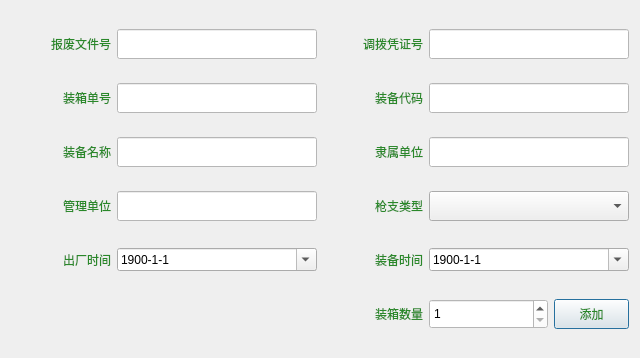
<?xml version="1.0" encoding="UTF-8"?>
<ui version="4.0">
 <class>BoxPackedDialog</class>
 <widget class="QDialog" name="BoxPackedDialog">
  <property name="geometry">
   <rect>
    <x>0</x>
    <y>0</y>
    <width>636</width>
    <height>358</height>
   </rect>
  </property>
  <property name="windowTitle">
   <string>箱装信息</string>
  </property>
  <property name="styleSheet">
   <string notr="true">font: 14pt &quot;微软雅黑&quot;;</string>
  </property>
  <layout class="QGridLayout" name="gridLayout">
   <item row="0" column="0">
    <widget class="QLabel" name="label_29">
     <property name="minimumSize">
      <size>
       <width>100</width>
       <height>30</height>
      </size>
     </property>
     <property name="maximumSize">
      <size>
       <width>100</width>
       <height>30</height>
      </size>
     </property>
     <property name="styleSheet">
      <string notr="true">font: 75 14pt &quot;微软雅黑&quot;;
color: rgb(41, 136, 41);</string>
     </property>
     <property name="text">
      <string>报废文件号</string>
     </property>
     <property name="alignment">
      <set>Qt::AlignRight|Qt::AlignTrailing|Qt::AlignVCenter</set>
     </property>
    </widget>
   </item>
   <item row="0" column="1">
    <widget class="QLineEdit" name="lineEdit_WenJianHao">
     <property name="minimumSize">
      <size>
       <width>200</width>
       <height>30</height>
      </size>
     </property>
     <property name="maximumSize">
      <size>
       <width>250</width>
       <height>30</height>
      </size>
     </property>
     <property name="styleSheet">
      <string notr="true">background-color: rgb(255, 255, 255);
font: 14pt &quot;微软雅黑&quot;;</string>
     </property>
     <property name="echoMode">
      <enum>QLineEdit::Normal</enum>
     </property>
     <property name="readOnly">
      <bool>false</bool>
     </property>
     <property name="placeholderText">
      <string/>
     </property>
    </widget>
   </item>
   <item row="0" column="2">
    <widget class="QLabel" name="label_30">
     <property name="minimumSize">
      <size>
       <width>100</width>
       <height>30</height>
      </size>
     </property>
     <property name="maximumSize">
      <size>
       <width>100</width>
       <height>30</height>
      </size>
     </property>
     <property name="styleSheet">
      <string notr="true">font: 75 14pt &quot;微软雅黑&quot;;
color: rgb(41, 136, 41);</string>
     </property>
     <property name="text">
      <string>调拨凭证号</string>
     </property>
     <property name="alignment">
      <set>Qt::AlignRight|Qt::AlignTrailing|Qt::AlignVCenter</set>
     </property>
    </widget>
   </item>
   <item row="0" column="3" colspan="2">
    <widget class="QLineEdit" name="lineEdit_PingZhengHao">
     <property name="minimumSize">
      <size>
       <width>200</width>
       <height>30</height>
      </size>
     </property>
     <property name="maximumSize">
      <size>
       <width>250</width>
       <height>30</height>
      </size>
     </property>
     <property name="styleSheet">
      <string notr="true">background-color: rgb(255, 255, 255);
font: 14pt &quot;微软雅黑&quot;;</string>
     </property>
     <property name="echoMode">
      <enum>QLineEdit::Normal</enum>
     </property>
     <property name="readOnly">
      <bool>false</bool>
     </property>
     <property name="placeholderText">
      <string/>
     </property>
    </widget>
   </item>
   <item row="1" column="0">
    <widget class="QLabel" name="label_31">
     <property name="minimumSize">
      <size>
       <width>100</width>
       <height>30</height>
      </size>
     </property>
     <property name="maximumSize">
      <size>
       <width>100</width>
       <height>30</height>
      </size>
     </property>
     <property name="styleSheet">
      <string notr="true">font: 75 14pt &quot;微软雅黑&quot;;
color: rgb(41, 136, 41);</string>
     </property>
     <property name="text">
      <string>装箱单号</string>
     </property>
     <property name="alignment">
      <set>Qt::AlignRight|Qt::AlignTrailing|Qt::AlignVCenter</set>
     </property>
    </widget>
   </item>
   <item row="1" column="1">
    <widget class="QLineEdit" name="lineEdit_DanHao">
     <property name="minimumSize">
      <size>
       <width>200</width>
       <height>30</height>
      </size>
     </property>
     <property name="maximumSize">
      <size>
       <width>250</width>
       <height>30</height>
      </size>
     </property>
     <property name="styleSheet">
      <string notr="true">background-color: rgb(255, 255, 255);
font: 14pt &quot;微软雅黑&quot;;</string>
     </property>
     <property name="echoMode">
      <enum>QLineEdit::Normal</enum>
     </property>
     <property name="readOnly">
      <bool>false</bool>
     </property>
     <property name="placeholderText">
      <string/>
     </property>
    </widget>
   </item>
   <item row="1" column="2">
    <widget class="QLabel" name="label_32">
     <property name="minimumSize">
      <size>
       <width>100</width>
       <height>30</height>
      </size>
     </property>
     <property name="maximumSize">
      <size>
       <width>100</width>
       <height>30</height>
      </size>
     </property>
     <property name="styleSheet">
      <string notr="true">font: 75 14pt &quot;微软雅黑&quot;;
color: rgb(41, 136, 41);</string>
     </property>
     <property name="text">
      <string>装备代码</string>
     </property>
     <property name="alignment">
      <set>Qt::AlignRight|Qt::AlignTrailing|Qt::AlignVCenter</set>
     </property>
    </widget>
   </item>
   <item row="1" column="3" colspan="2">
    <widget class="QLineEdit" name="lineEdit_DaiMa">
     <property name="minimumSize">
      <size>
       <width>200</width>
       <height>30</height>
      </size>
     </property>
     <property name="maximumSize">
      <size>
       <width>250</width>
       <height>30</height>
      </size>
     </property>
     <property name="styleSheet">
      <string notr="true">background-color: rgb(255, 255, 255);
font: 14pt &quot;微软雅黑&quot;;</string>
     </property>
     <property name="echoMode">
      <enum>QLineEdit::Normal</enum>
     </property>
     <property name="readOnly">
      <bool>false</bool>
     </property>
     <property name="placeholderText">
      <string/>
     </property>
    </widget>
   </item>
   <item row="2" column="0">
    <widget class="QLabel" name="label_33">
     <property name="minimumSize">
      <size>
       <width>100</width>
       <height>30</height>
      </size>
     </property>
     <property name="maximumSize">
      <size>
       <width>100</width>
       <height>30</height>
      </size>
     </property>
     <property name="styleSheet">
      <string notr="true">font: 75 14pt &quot;微软雅黑&quot;;
color: rgb(41, 136, 41);</string>
     </property>
     <property name="text">
      <string>装备名称</string>
     </property>
     <property name="alignment">
      <set>Qt::AlignRight|Qt::AlignTrailing|Qt::AlignVCenter</set>
     </property>
    </widget>
   </item>
   <item row="2" column="1">
    <widget class="QLineEdit" name="lineEdit_MingCheng">
     <property name="minimumSize">
      <size>
       <width>200</width>
       <height>30</height>
      </size>
     </property>
     <property name="maximumSize">
      <size>
       <width>250</width>
       <height>30</height>
      </size>
     </property>
     <property name="styleSheet">
      <string notr="true">background-color: rgb(255, 255, 255);
font: 14pt &quot;微软雅黑&quot;;</string>
     </property>
     <property name="echoMode">
      <enum>QLineEdit::Normal</enum>
     </property>
     <property name="readOnly">
      <bool>false</bool>
     </property>
     <property name="placeholderText">
      <string/>
     </property>
    </widget>
   </item>
   <item row="2" column="2">
    <widget class="QLabel" name="label_LiShuDanWei">
     <property name="minimumSize">
      <size>
       <width>100</width>
       <height>30</height>
      </size>
     </property>
     <property name="maximumSize">
      <size>
       <width>100</width>
       <height>30</height>
      </size>
     </property>
     <property name="styleSheet">
      <string notr="true">font: 75 14pt &quot;微软雅黑&quot;;
color: rgb(41, 136, 41);</string>
     </property>
     <property name="text">
      <string>隶属单位</string>
     </property>
     <property name="alignment">
      <set>Qt::AlignRight|Qt::AlignTrailing|Qt::AlignVCenter</set>
     </property>
    </widget>
   </item>
   <item row="2" column="3" colspan="2">
    <widget class="QLineEdit" name="lineEdit_LiShuDanWei">
     <property name="minimumSize">
      <size>
       <width>200</width>
       <height>30</height>
      </size>
     </property>
     <property name="maximumSize">
      <size>
       <width>250</width>
       <height>30</height>
      </size>
     </property>
     <property name="styleSheet">
      <string notr="true">background-color: rgb(255, 255, 255);
font: 14pt &quot;微软雅黑&quot;;</string>
     </property>
     <property name="echoMode">
      <enum>QLineEdit::Normal</enum>
     </property>
     <property name="readOnly">
      <bool>false</bool>
     </property>
     <property name="placeholderText">
      <string/>
     </property>
    </widget>
   </item>
   <item row="3" column="0">
    <widget class="QLabel" name="label_35">
     <property name="minimumSize">
      <size>
       <width>100</width>
       <height>30</height>
      </size>
     </property>
     <property name="maximumSize">
      <size>
       <width>100</width>
       <height>30</height>
      </size>
     </property>
     <property name="styleSheet">
      <string notr="true">font: 75 14pt &quot;微软雅黑&quot;;
color: rgb(41, 136, 41);</string>
     </property>
     <property name="text">
      <string>管理单位</string>
     </property>
     <property name="alignment">
      <set>Qt::AlignRight|Qt::AlignTrailing|Qt::AlignVCenter</set>
     </property>
    </widget>
   </item>
   <item row="3" column="1">
    <widget class="QLineEdit" name="lineEdit_GuanLiDanWei">
     <property name="minimumSize">
      <size>
       <width>200</width>
       <height>30</height>
      </size>
     </property>
     <property name="maximumSize">
      <size>
       <width>250</width>
       <height>30</height>
      </size>
     </property>
     <property name="styleSheet">
      <string notr="true">background-color: rgb(255, 255, 255);
font: 14pt &quot;微软雅黑&quot;;</string>
     </property>
     <property name="echoMode">
      <enum>QLineEdit::Normal</enum>
     </property>
     <property name="readOnly">
      <bool>false</bool>
     </property>
     <property name="placeholderText">
      <string/>
     </property>
    </widget>
   </item>
   <item row="3" column="2">
    <widget class="QLabel" name="label_39">
     <property name="minimumSize">
      <size>
       <width>100</width>
       <height>30</height>
      </size>
     </property>
     <property name="maximumSize">
      <size>
       <width>100</width>
       <height>30</height>
      </size>
     </property>
     <property name="styleSheet">
      <string notr="true">font: 75 14pt &quot;微软雅黑&quot;;
color: rgb(41, 136, 41);</string>
     </property>
     <property name="text">
      <string>枪支类型</string>
     </property>
     <property name="alignment">
      <set>Qt::AlignRight|Qt::AlignTrailing|Qt::AlignVCenter</set>
     </property>
    </widget>
   </item>
   <item row="4" column="0">
    <widget class="QLabel" name="label_37">
     <property name="minimumSize">
      <size>
       <width>100</width>
       <height>30</height>
      </size>
     </property>
     <property name="maximumSize">
      <size>
       <width>100</width>
       <height>30</height>
      </size>
     </property>
     <property name="styleSheet">
      <string notr="true">font: 75 14pt &quot;微软雅黑&quot;;
color: rgb(41, 136, 41);</string>
     </property>
     <property name="text">
      <string>出厂时间</string>
     </property>
     <property name="alignment">
      <set>Qt::AlignRight|Qt::AlignTrailing|Qt::AlignVCenter</set>
     </property>
    </widget>
   </item>
   <item row="4" column="1">
    <widget class="QDateEdit" name="dateEdit_ChuChang">
     <property name="styleSheet">
      <string notr="true">font: 14pt &quot;微软雅黑&quot;;</string>
     </property>
     <property name="dateTime">
      <datetime>
       <hour>0</hour>
       <minute>0</minute>
       <second>0</second>
       <year>1900</year>
       <month>1</month>
       <day>1</day>
      </datetime>
     </property>
     <property name="displayFormat">
      <string>yyyy-M-d</string>
     </property>
     <property name="calendarPopup">
      <bool>true</bool>
     </property>
     <property name="date">
      <date>
       <year>1900</year>
       <month>1</month>
       <day>1</day>
      </date>
     </property>
    </widget>
   </item>
   <item row="4" column="2">
    <widget class="QLabel" name="label_38">
     <property name="minimumSize">
      <size>
       <width>100</width>
       <height>30</height>
      </size>
     </property>
     <property name="maximumSize">
      <size>
       <width>100</width>
       <height>30</height>
      </size>
     </property>
     <property name="styleSheet">
      <string notr="true">font: 75 14pt &quot;微软雅黑&quot;;
color: rgb(41, 136, 41);</string>
     </property>
     <property name="text">
      <string>装备时间</string>
     </property>
     <property name="alignment">
      <set>Qt::AlignRight|Qt::AlignTrailing|Qt::AlignVCenter</set>
     </property>
    </widget>
   </item>
   <item row="4" column="3" colspan="2">
    <widget class="QDateEdit" name="dateEdit_ZhuangBei">
     <property name="styleSheet">
      <string notr="true">font: 14pt &quot;微软雅黑&quot;;</string>
     </property>
     <property name="dateTime">
      <datetime>
       <hour>0</hour>
       <minute>0</minute>
       <second>0</second>
       <year>1900</year>
       <month>1</month>
       <day>1</day>
      </datetime>
     </property>
     <property name="displayFormat">
      <string>yyyy-M-d</string>
     </property>
     <property name="calendarPopup">
      <bool>true</bool>
     </property>
     <property name="date">
      <date>
       <year>1900</year>
       <month>1</month>
       <day>1</day>
      </date>
     </property>
    </widget>
   </item>
   <item row="5" column="2">
    <widget class="QLabel" name="label_36">
     <property name="minimumSize">
      <size>
       <width>100</width>
       <height>30</height>
      </size>
     </property>
     <property name="maximumSize">
      <size>
       <width>100</width>
       <height>30</height>
      </size>
     </property>
     <property name="styleSheet">
      <string notr="true">color: rgb(41, 136, 41);</string>
     </property>
     <property name="text">
      <string>装箱数量</string>
     </property>
     <property name="alignment">
      <set>Qt::AlignRight|Qt::AlignTrailing|Qt::AlignVCenter</set>
     </property>
    </widget>
   </item>
   <item row="5" column="3">
    <widget class="QSpinBox" name="spinBox">
     <property name="minimumSize">
      <size>
       <width>0</width>
       <height>30</height>
      </size>
     </property>
     <property name="maximumSize">
      <size>
       <width>16777215</width>
       <height>30</height>
      </size>
     </property>
     <property name="styleSheet">
      <string notr="true">background-color: rgb(255, 255, 255);
font: 14pt &quot;微软雅黑&quot;;</string>
     </property>
     <property name="minimum">
      <number>1</number>
     </property>
     <property name="maximum">
      <number>10000000</number>
     </property>
    </widget>
   </item>
   <item row="5" column="4">
    <widget class="QPushButton" name="pushButton_QueDing">
     <property name="minimumSize">
      <size>
       <width>75</width>
       <height>30</height>
      </size>
     </property>
     <property name="maximumSize">
      <size>
       <width>75</width>
       <height>30</height>
      </size>
     </property>
     <property name="styleSheet">
      <string notr="true">font: 75 15pt &quot;微软雅黑&quot;;
color: rgb(41, 136, 41);</string>
     </property>
     <property name="text">
      <string>添加</string>
     </property>
    </widget>
   </item>
   <item row="3" column="3" colspan="2">
    <widget class="QComboBox" name="comboBox_GunType">
     <property name="enabled">
      <bool>true</bool>
     </property>
     <property name="maximumSize">
      <size>
       <width>200</width>
       <height>30</height>
      </size>
     </property>
     <property name="styleSheet">
      <string notr="true"/>
     </property>
     <property name="editable">
      <bool>false</bool>
     </property>
     <property name="currentText">
      <string/>
     </property>
    </widget>
   </item>
  </layout>
 </widget>
 <tabstops>
  <tabstop>lineEdit_WenJianHao</tabstop>
  <tabstop>lineEdit_PingZhengHao</tabstop>
  <tabstop>lineEdit_DanHao</tabstop>
  <tabstop>lineEdit_DaiMa</tabstop>
  <tabstop>lineEdit_MingCheng</tabstop>
  <tabstop>lineEdit_LiShuDanWei</tabstop>
  <tabstop>lineEdit_GuanLiDanWei</tabstop>
  <tabstop>comboBox_GunType</tabstop>
  <tabstop>dateEdit_ChuChang</tabstop>
  <tabstop>dateEdit_ZhuangBei</tabstop>
  <tabstop>spinBox</tabstop>
  <tabstop>pushButton_QueDing</tabstop>
 </tabstops>
 <resources/>
 <connections>
  <connection>
   <sender>pushButton_QueDing</sender>
   <signal>clicked()</signal>
   <receiver>BoxPackedDialog</receiver>
   <slot>ConfirmModification()</slot>
   <hints>
    <hint type="sourcelabel">
     <x>607</x>
     <y>255</y>
    </hint>
    <hint type="destinationlabel">
     <x>629</x>
     <y>280</y>
    </hint>
   </hints>
  </connection>
 </connections>
 <slots>
  <slot>ConfirmModification()</slot>
 </slots>
</ui>
